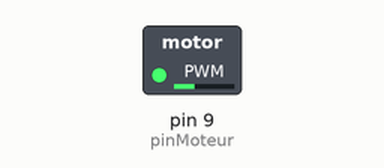
Recording of a sketch running on a simulated Arduino Uno, built with avr-gcc and run on an emulated ATmega328P. Shown: switched loads named in the sketch (green lamp = pin HIGH).

Above: at 0.1 s.
At 18.3 s:
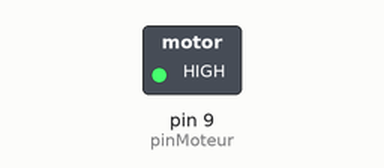
At 37.2 s:
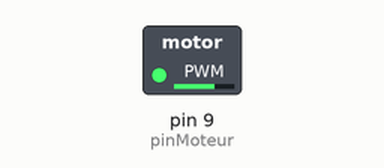
Timing chart, 0 to 40.0 s (numbered marks = the images above):
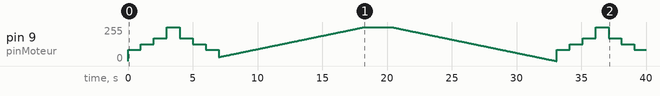

The sketch:

Monteur.ino
```cpp
int pinMoteur = 9; // pin controlant le moteur (PWM pin)

void setup(){
  //En PWM il ne faut pas assigner la pin en output
}

void loop(){
   MoteurVitessePWM();
   MoteurAccelerationPWM();
}

// Controle de la vitesse du moteur en controlant
//   le pourcentage du cycle de service PWM sur
//   la pin 9 (de 0 &agrave; 255 pour
//   le % du cycle de service ).
//
void MoteurVitessePWM(){
  int vitesse1 = int(255) / 3; // High 33% du cycle
  int vitesse2 = int(255) / 2; // High 50% du cycle
  int vitesse3 = 2 * 255 / 3;
  int vitesse4 = (int)255;     // High 100% du cycle

  analogWrite( pinMoteur, vitesse1 );
  delay( 1000 );
  analogWrite( pinMoteur, vitesse2 );
  delay( 1000 );
  analogWrite( pinMoteur, vitesse3 );
  delay( 1000 );
  analogWrite( pinMoteur, vitesse4 );
  delay( 1000 );
  analogWrite( pinMoteur, vitesse3 );
  delay( 1000 );
  analogWrite( pinMoteur, vitesse2 );
  delay( 1000 );
  analogWrite( pinMoteur, vitesse1 );
  delay( 1000 );
  analogWrite( pinMoteur, LOW );
}

// Controle plus fin de l&#039;acceleration du moteur via PWM.
// NB: Selon la qualit&eacute; du moteur, celui-ci peut avoir du mal &agrave; d&eacute;coller
//     lorsque le % du cycle de service est assez bas.
//     Un option est d&#039;envoyer une impulsion pour d&eacute;marrer/d&eacute;coller le moteur.
void MoteurAccelerationPWM(){
  // Impulsion de d&eacute;marrage (75%)
  //analogWrite( pinMoteur, 191 );
  //delay(50);

  // Acceleration
  for( int i = 30; i<= 255; i++ ){
    analogWrite( pinMoteur, i );
    delay(50); // delay pour avoir un progression
  }

  // pause de 2 secondes a plein r&eacute;gime
  delay( 2000 );

  // Deceleration
  for( int i = 255; i>=0; i-- ){
    analogWrite( pinMoteur, i );
    delay(50); // delay pour avoir un progression
  }
}
 
```

Measured:
- by itself, pin 9 (pinMoteur): 0/255 → 85/255 at 0.00 s, → 127/255 1.0 s later, → 170/255 1.0 s later, → 255/255 1.0 s later, … (495 changes in this stretch)
